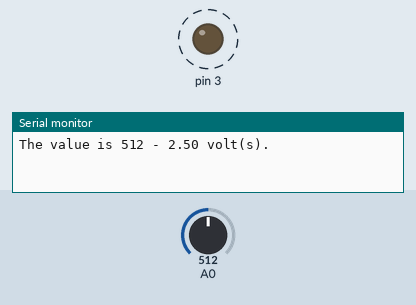
A sketch run on a simulated Arduino Uno, built with avr-gcc and run on an emulated ATmega328P. Parts: output pins drawn as LEDs (lit = HIGH), the last lines printed to the serial monitor. Dashed ring = blinking. The inputs (shaded band) are chosen by the test bench; at power-on: A0 = 512.

Above: at 1.8 s.
1.9 s: A0 set to 0
At 3.4 s:
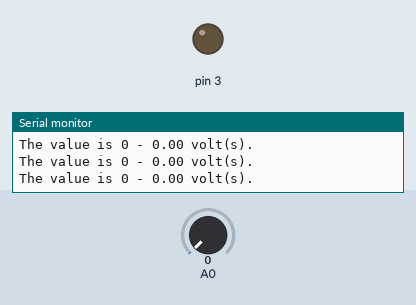
6.0 s: A0 set to 122
At 6.31 s:
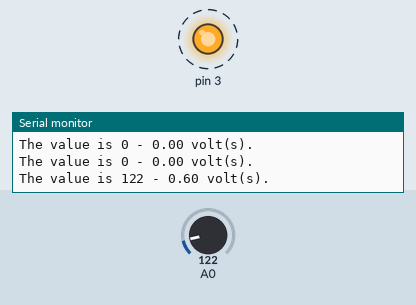
Timing chart, 0 to 15.5 s (numbered marks = the images above; inputs shaded):
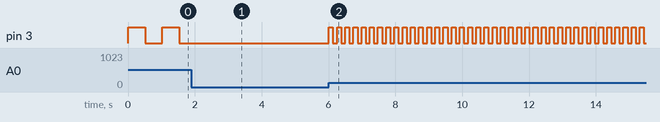

The sketch:

sketch_feb26b.ino
```cpp
  void setup(){
   Serial.begin(9600);
   pinMode(3,OUTPUT);
}

void loop(){

    int value=analogRead(A0);
    digitalWrite(3,HIGH);
    delay(value);
    digitalWrite(3,LOW);
    delay(value);


    float voltage=5.0*value/1023;
    Serial.print("The value is ");
    Serial.print(value);
    Serial.print(" - ");
    Serial.print(voltage);
    Serial.println(" volt(s).");
}
```

Measured:
- after the input at 1.9 s, pin 3: stops changing and stays LOW
- after the input at 6.0 s, pin 3: alternates HIGH for 0.12 s and LOW for 0.12 s, starting at once
- by itself, pin 3: alternates HIGH for 0.51 s and LOW for 0.51 s
